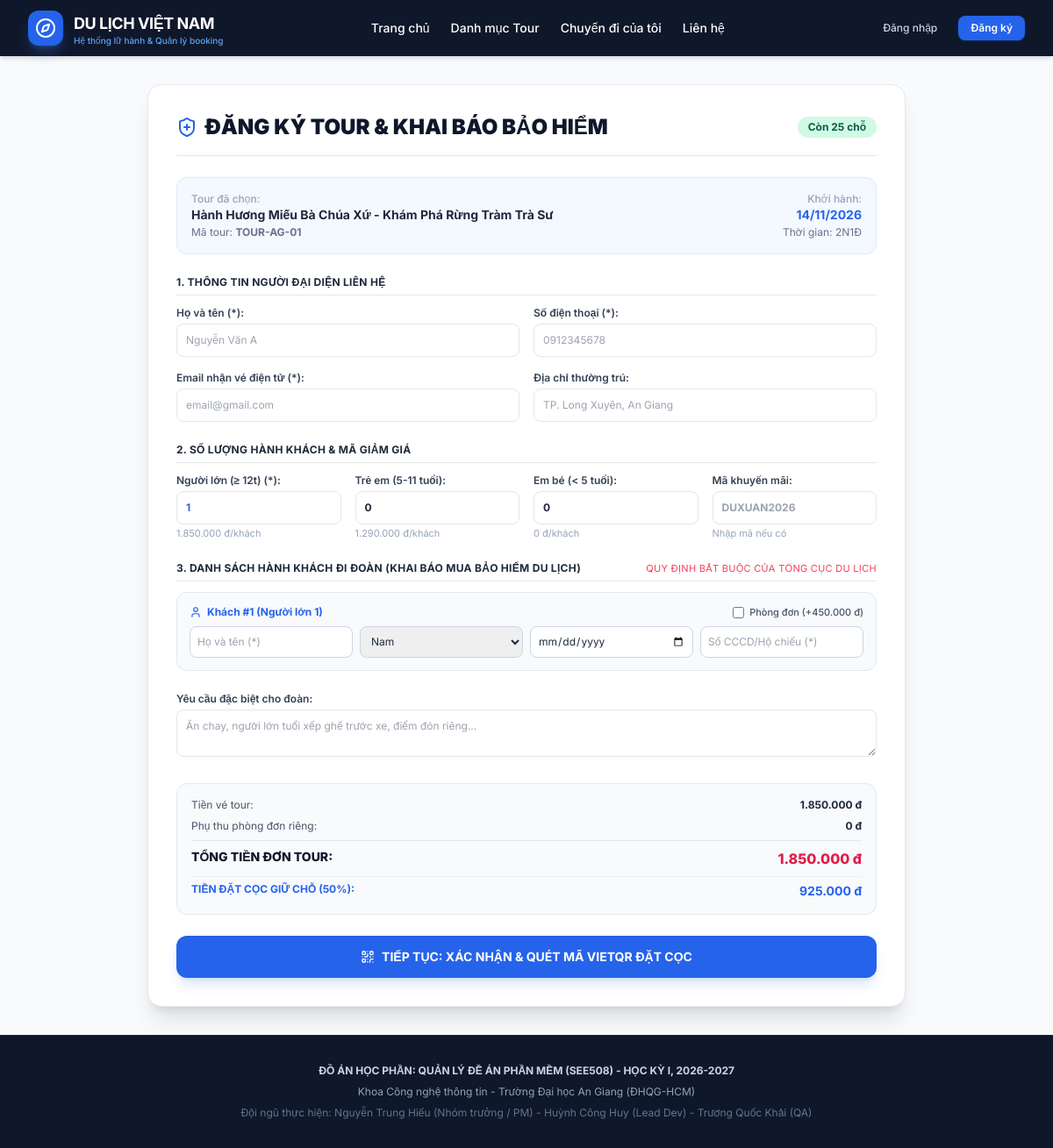
The page /modules/booking/booking_step1.php on the database its author committed.
### tables this page shows
CREATE TABLE IF NOT EXISTS `tour_departures` (
  `departure_id` int NOT NULL AUTO_INCREMENT,
  `tour_id` int NOT NULL,
  `departure_date` date NOT NULL,
  `return_date` date NOT NULL,
  `max_seats` int NOT NULL DEFAULT '30',
  `booked_seats` int NOT NULL DEFAULT '0',
  `tour_guide_id` int DEFAULT NULL COMMENT 'Hướng dẫn viên được phân công phụ trách',
  `status` enum('Mở bán','Sắp hết chỗ','Đã khóa sổ','Đã khởi hành','Đã hoàn tất','Đã hủy') DEFAULT 'Mở bán',
  `created_at` timestamp NULL DEFAULT CURRENT_TIMESTAMP,
  PRIMARY KEY (`departure_id`),
  KEY `tour_id` (`tour_id`),
  KEY `tour_guide_id` (`tour_guide_id`),
  KEY `idx_departures_date` (`departure_date`,`status`)
);

CREATE TABLE IF NOT EXISTS `tours` (
  `tour_id` int NOT NULL AUTO_INCREMENT,
  `category_id` int NOT NULL,
  `destination_id` int NOT NULL,
  `tour_code` varchar(30) NOT NULL COMMENT 'Mã định danh tour (VD: TOUR-AG-01)',
  `title` varchar(255) NOT NULL,
  `slug` varchar(255) NOT NULL,
  `duration_days` int NOT NULL DEFAULT '1',
  `duration_nights` int NOT NULL DEFAULT '0',
  `start_location` varchar(150) NOT NULL DEFAULT 'Long Xuyên, An Giang',
  `transportation` varchar(150) NOT NULL DEFAULT 'Xe du lịch đời mới / Máy bay',
  `included_services` text COMMENT 'Dịch vụ bao gồm: Xe, Ăn uống, Khách sạn, Vé tham quan',
  `excluded_services` text COMMENT 'Dịch vụ không bao gồm: Chi phí cá nhân, Thuế VAT',
  `thumbnail` varchar(255) DEFAULT 'default_tour.jpg',
  `status` enum('Active','Draft','Hidden') DEFAULT 'Active',
  `created_at` timestamp NULL DEFAULT CURRENT_TIMESTAMP,
  PRIMARY KEY (`tour_id`),
  UNIQUE KEY `tour_code` (`tour_code`),
  UNIQUE KEY `slug` (`slug`),
  KEY `idx_tours_destination` (`destination_id`),
  KEY `idx_tours_category` (`category_id`)
);

CREATE TABLE IF NOT EXISTS `tour_prices` (
  `price_id` int NOT NULL AUTO_INCREMENT,
  `departure_id` int NOT NULL,
  `price_adult` decimal(12,0) NOT NULL COMMENT 'Giá vé người lớn (từ 12 tuổi)',
  `price_child` decimal(12,0) NOT NULL COMMENT 'Giá vé trẻ em (5 - 11 tuổi)',
  `price_infant` decimal(12,0) DEFAULT '0' COMMENT 'Giá vé em bé (dưới 5 tuổi)',
  `single_supplement` decimal(12,0) DEFAULT '0' COMMENT 'Phụ thu phòng đơn',
  PRIMARY KEY (`price_id`),
  UNIQUE KEY `uq_departure_price` (`departure_id`)
);

### includes/auth.php (called while the page is built, shortened)
<?php
function current_user(): ?array {
    return $_SESSION['user'] ?? null;
}

### modules/booking/booking_step1.php (the view, shortened to what this page needs)
<?php
require_once __DIR__ . '/../../config/database.php';
require_once __DIR__ . '/../../includes/auth.php';
$dep_id = intval($_GET['dep_id'] ?? 1);
$sqlDep = "SELECT dep.*, t.title, t.tour_code, t.thumbnail, t.duration_days, t.duration_nights,
                  p.price_adult, p.price_child, p.price_infant, p.single_supplement,
                  (dep.max_seats - dep.booked_seats) AS available_seats
           FROM tour_departures dep, tours t, tour_prices p
           WHERE dep.tour_id = t.tour_id
             AND dep.departure_id = p.departure_id
             AND dep.departure_id = ?";
$stmt = $pdo->prepare($sqlDep);
$stmt->execute([$dep_id]);
$dep = $stmt->fetch();
$loggedInUser = current_user();
$customerProfile = null;
include '../../includes/header.php';
include '../../includes/navbar.php';
?>
<div class="max-w-4xl mx-auto px-4 py-8">
    <div class="bg-white p-6 sm:p-8 rounded-2xl shadow-xl border border-slate-200">
        <div class="border-b pb-4 flex items-center justify-between">
            <h1 class="text-xl sm:text-2xl font-black text-slate-900 flex items-center gap-2">
                <i data-lucide="shield-plus" class="w-6 h-6 text-blue-600"></i> ĐĂNG KÝ TOUR & KHAI BÁO BẢO HIỂM
            </h1>
            <span class="text-xs bg-emerald-100 text-emerald-800 font-bold px-3 py-1 rounded-full">
                Còn <?= $dep['available_seats'] ?> chỗ
            </span>
        </div>
        <form method="POST" class="space-y-6 mt-6">
            <div class="p-4 bg-blue-50/70 rounded-xl flex flex-col sm:flex-row sm:items-center justify-between gap-3 text-xs border border-blue-100">
                <div>
                    <span class="text-slate-400 block font-medium">Tour đã chọn:</span>
                    <strong class="text-sm text-slate-800 font-bold"><?= htmlspecialchars($dep['title']) ?></strong>
                    <span class="text-slate-500 block mt-0.5">Mã tour: <strong><?= $dep['tour_code'] ?></strong></span>
                </div>
                <div class="sm:text-right">
                    <span class="text-slate-400 block font-medium">Khởi hành:</span>
                    <strong class="text-sm text-blue-600"><?= date('d/m/Y', strtotime($dep['departure_date'])) ?></strong>
                    <span class="text-slate-500 block mt-0.5">Thời gian: <?= $dep['duration_days'] ?>N<?= $dep['duration_nights'] ?>Đ</span>
                </div>
            </div>
            <div class="space-y-3">
                <h2 class="text-xs font-bold text-slate-800 uppercase tracking-wide border-b pb-1.5 flex items-center justify-between">
                    <span>1. Thông tin người đại diện liên hệ</span>
                </h2>
                <div class="grid grid-cols-1 sm:grid-cols-2 gap-4 text-xs">
                    <div>
                        <label class="block font-semibold mb-1 text-slate-700">Họ và tên (*):</label>
                        <input type="text" name="lead_fullname" required
                               value="<?= htmlspecialchars($_POST['lead_fullname'] ?? ($customerProfile['fullname'] ?? ($loggedInUser['fullname'] ?? ''))) ?>"
                               class="w-full border rounded-lg p-2.5" placeholder="Nguyễn Văn A">
                    </div>
                    <div>
                        <label class="block font-semibold mb-1 text-slate-700">Số điện thoại (*):</label>
                        <input type="tel" name="lead_phone" required
                               value="<?= htmlspecialchars($_POST['lead_phone'] ?? ($customerProfile['phone'] ?? ($loggedInUser['phone'] ?? ''))) ?>"
                               class="w-full border rounded-lg p-2.5" placeholder="0912345678">
                    </div>
                    <div>
                        <label class="block font-semibold mb-1 text-slate-700">Email nhận vé điện tử (*):</label>
                        <input type="email" name="lead_email" required
                               value="<?= htmlspecialchars($_POST['lead_email'] ?? ($customerProfile['email'] ?? ($loggedInUser['email'] ?? ''))) ?>"
                               class="w-full border rounded-lg p-2.5" placeholder="email@gmail.com">
                    </div>
                    <div>
                        <label class="block font-semibold mb-1 text-slate-700">Địa chỉ thường trú:</label>
                        <input type="text" name="lead_address"
                               value="<?= htmlspecialchars($_POST['lead_address'] ?? ($customerProfile['address'] ?? '')) ?>"
                               class="w-full border rounded-lg p-2.5" placeholder="TP. Long Xuyên, An Giang">
                    </div>
                </div>
            </div>
            <div class="space-y-3">
                <h2 class="text-xs font-bold text-slate-800 uppercase tracking-wide border-b pb-1.5">2. Số lượng hành khách & Mã giảm giá</h2>
                <div class="grid grid-cols-1 sm:grid-cols-4 gap-4 text-xs">
                    <div>
                        <label class="block font-semibold mb-1 text-slate-700">Người lớn (&ge; 12t) (*):</label>
                        <input type="number" id="num_adults" name="num_adults" value="<?= htmlspecialchars($_POST['num_adults'] ?? '1') ?>" min="1" max="<?= $dep['available_seats'] ?>" required class="w-full border rounded-lg p-2.5 font-bold text-blue-600">
                        <span class="text-[11px] text-slate-400 mt-0.5 block"><?= number_format($dep['price_adult'], 0, ',', '.') ?> đ/khách</span>
                    </div>
                    <div>
                        <label class="block font-semibold mb-1 text-slate-700">Trẻ em (5-11 tuổi):</label>
                        <input type="number" id="num_children" name="num_children" value="<?= htmlspecialchars($_POST['num_children'] ?? '0') ?>" min="0" max="10" class="w-full border rounded-lg p-2.5 font-bold">
                        <span class="text-[11px] text-slate-400 mt-0.5 block"><?= number_format($dep['price_child'], 0, ',', '.') ?> đ/khách</span>
                    </div>
                    <div>
                        <label class="block font-semibold mb-1 text-slate-700">Em bé (&lt; 5 tuổi):</label>
                        <input type="number" id="num_infants" name="num_infants" value="<?= htmlspecialchars($_POST['num_infants'] ?? '0') ?>" min="0" max="5" class="w-full border rounded-lg p-2.5 font-bold">
                        <span class="text-[11px] text-slate-400 mt-0.5 block"><?= number_format($dep['price_infant'], 0, ',', '.') ?> đ/khách</span>
                    </div>
                    <div>
                        <label class="block font-semibold mb-1 text-slate-700">Mã khuyến mãi:</label>
                        <input type="text" name="promo_code" value="<?= htmlspecialchars($_POST['promo_code'] ?? '') ?>" placeholder="DUXUAN2026" class="w-full border rounded-lg p-2.5 uppercase font-bold text-blue-600">
                        <span class="text-[11px] text-slate-400 mt-0.5 block">Nhập mã nếu có</span>
                    </div>
                </div>
            </div>
            <div class="space-y-3">
                <h2 class="text-xs font-bold text-slate-800 uppercase tracking-wide border-b pb-1.5 flex items-center justify-between">
                    <span>3. Danh sách hành khách đi đoàn (Khai báo mua bảo hiểm du lịch)</span>
                    <span class="text-[11px] text-rose-500 font-normal">Quy định bắt buộc của Tổng cục Du lịch</span>
                </h2>
                <div class="space-y-3 text-xs" id="passenger_list"></div>
            </div>
            <div>
                <label class="block font-semibold text-xs mb-1 text-slate-700">Yêu cầu đặc biệt cho đoàn:</label>
                <textarea name="special_notes" rows="2" class="w-full border rounded-lg p-2.5 text-xs" placeholder="Ăn chay, người lớn tuổi xếp ghế trước xe, điểm đón riêng..."><?= htmlspecialchars($_POST['special_notes'] ?? '') ?></textarea>
            </div>
            <div class="p-4 bg-slate-50 rounded-xl border border-slate-200 text-xs space-y-2">
                <div class="flex justify-between text-slate-600">
                    <span>Tiền vé tour:</span>
                    <strong id="display_subtotal" class="font-bold text-slate-800">0 đ</strong>
                </div>
                <div class="flex justify-between text-slate-600">
                    <span>Phụ thu phòng đơn riêng:</span>
                    <strong id="display_single_total" class="font-bold text-slate-800">0 đ</strong>
                </div>
                <div class="flex justify-between text-sm font-extrabold text-slate-900 border-t border-slate-200 pt-2">
                    <span>TỔNG TIỀN ĐƠN TOUR:</span>
                    <span id="display_total" class="text-rose-600 text-base">0 đ</span>
                </div>
                <div class="flex justify-between text-xs font-bold text-blue-600 border-t border-slate-200/60 pt-1.5">
                    <span>TIỀN ĐẶT CỌC GIỮ CHỖ (50%):</span>
                    <span id="display_deposit" class="text-sm">0 đ</span>
                </div>
            </div>
            <button type="submit" class="w-full bg-blue-600 hover:bg-blue-700 text-white font-bold py-3.5 rounded-xl text-xs sm:text-sm transition shadow-lg shadow-blue-500/20 flex items-center justify-center gap-2">
                <i data-lucide="qr-code" class="w-4 h-4"></i> TIẾP TỤC: XÁC NHẬN & QUÉT MÃ VIETQR ĐẶT CỌC
            </button>
        </form>
    </div>
</div>
<?php include '../../includes/footer.php'; ?>

### includes/header.php (style rules this page uses)
body { font-family: 'Inter', sans-serif; }

### rows shown on the page
tour_departures: tour.title "Hành Hương Miếu Bà Chúa Xứ - Khám Phá Rừng Tràm Trà Sư", tour.tour_code "TOUR-AG-01", departure_date "14/11/2026", tour.duration_days "2", tour.duration_nights "1", tour_prices.price_adult "1.850.000", tour_prices.price_child "1.290.000", tour_prices.price_infant "0"

### other values the page prints
$dep['available_seats'] "25"
